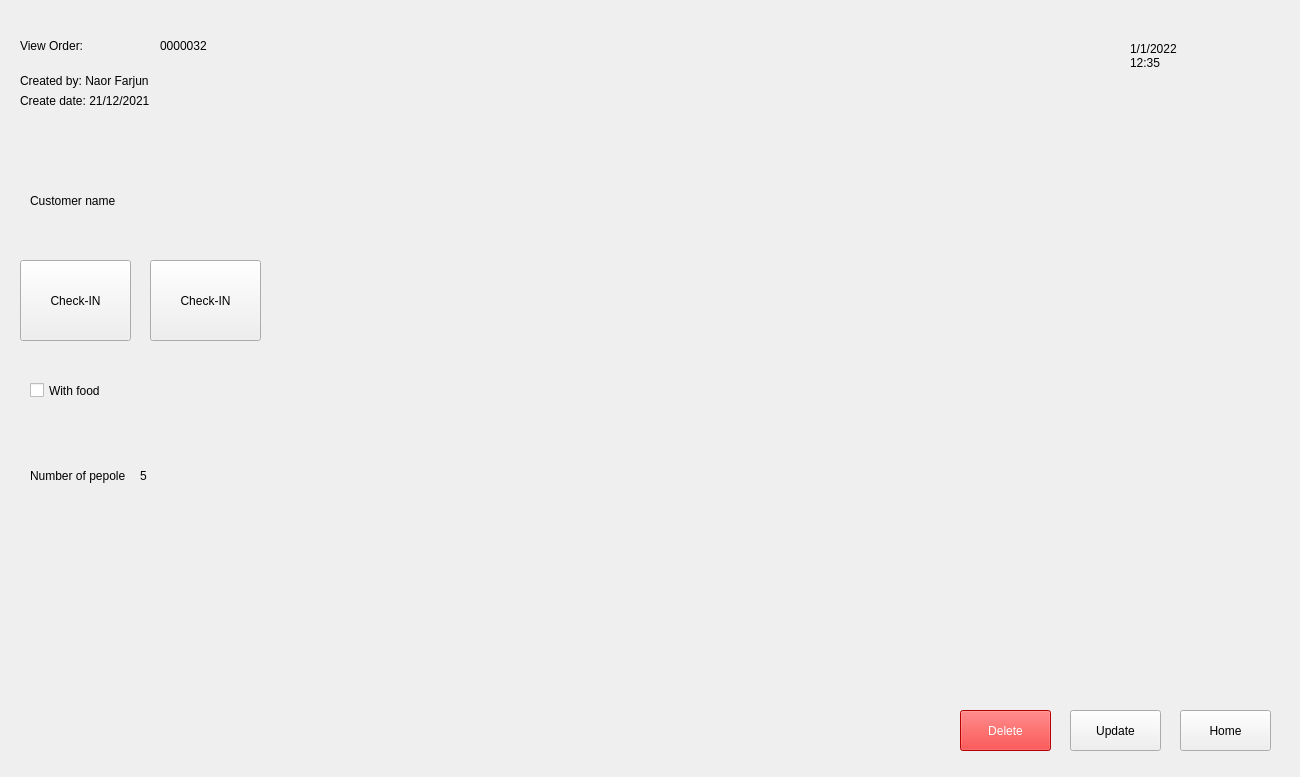
<?xml version="1.0" encoding="UTF-8"?>
<ui version="4.0">
 <class>Form</class>
 <widget class="QWidget" name="Form">
  <property name="geometry">
   <rect>
    <x>0</x>
    <y>0</y>
    <width>1300</width>
    <height>777</height>
   </rect>
  </property>
  <property name="windowTitle">
   <string>Form</string>
  </property>
  <widget class="QLabel" name="label_3">
   <property name="geometry">
    <rect>
     <x>1130</x>
     <y>10</y>
     <width>151</width>
     <height>91</height>
    </rect>
   </property>
   <property name="text">
    <string>1/1/2022
12:35</string>
   </property>
  </widget>
  <widget class="QPushButton" name="pushButton">
   <property name="geometry">
    <rect>
     <x>1180</x>
     <y>710</y>
     <width>91</width>
     <height>41</height>
    </rect>
   </property>
   <property name="text">
    <string>Home</string>
   </property>
  </widget>
  <widget class="QPushButton" name="pushButton_2">
   <property name="geometry">
    <rect>
     <x>1070</x>
     <y>710</y>
     <width>91</width>
     <height>41</height>
    </rect>
   </property>
   <property name="text">
    <string>Update</string>
   </property>
  </widget>
  <widget class="QPushButton" name="pushButton_3">
   <property name="geometry">
    <rect>
     <x>960</x>
     <y>710</y>
     <width>91</width>
     <height>41</height>
    </rect>
   </property>
   <property name="styleSheet">
    <string notr="true">color: rgb(255, 255, 255);
background-color: rgb(255, 0, 0);</string>
   </property>
   <property name="text">
    <string>Delete</string>
   </property>
  </widget>
  <widget class="QLabel" name="label">
   <property name="geometry">
    <rect>
     <x>20</x>
     <y>20</y>
     <width>121</width>
     <height>51</height>
    </rect>
   </property>
   <property name="text">
    <string>View Order:</string>
   </property>
  </widget>
  <widget class="QLabel" name="label_2">
   <property name="geometry">
    <rect>
     <x>160</x>
     <y>20</y>
     <width>81</width>
     <height>51</height>
    </rect>
   </property>
   <property name="text">
    <string>0000032</string>
   </property>
  </widget>
  <widget class="QLabel" name="label_4">
   <property name="geometry">
    <rect>
     <x>20</x>
     <y>70</y>
     <width>201</width>
     <height>21</height>
    </rect>
   </property>
   <property name="text">
    <string>Created by: Naor Farjun</string>
   </property>
  </widget>
  <widget class="QLabel" name="label_5">
   <property name="geometry">
    <rect>
     <x>20</x>
     <y>90</y>
     <width>201</width>
     <height>21</height>
    </rect>
   </property>
   <property name="text">
    <string>Create date: 21/12/2021</string>
   </property>
  </widget>
  <widget class="QPushButton" name="pushButton_4">
   <property name="geometry">
    <rect>
     <x>20</x>
     <y>260</y>
     <width>111</width>
     <height>81</height>
    </rect>
   </property>
   <property name="text">
    <string>Check-IN</string>
   </property>
  </widget>
  <widget class="QPushButton" name="pushButton_5">
   <property name="geometry">
    <rect>
     <x>150</x>
     <y>260</y>
     <width>111</width>
     <height>81</height>
    </rect>
   </property>
   <property name="text">
    <string>Check-IN</string>
   </property>
  </widget>
  <widget class="QLabel" name="label_6">
   <property name="geometry">
    <rect>
     <x>30</x>
     <y>170</y>
     <width>221</width>
     <height>61</height>
    </rect>
   </property>
   <property name="text">
    <string>Customer name</string>
   </property>
  </widget>
  <widget class="QCheckBox" name="checkBox">
   <property name="geometry">
    <rect>
     <x>30</x>
     <y>370</y>
     <width>121</width>
     <height>41</height>
    </rect>
   </property>
   <property name="text">
    <string>With food</string>
   </property>
  </widget>
  <widget class="QLabel" name="label_7">
   <property name="geometry">
    <rect>
     <x>30</x>
     <y>460</y>
     <width>101</width>
     <height>31</height>
    </rect>
   </property>
   <property name="text">
    <string>Number of pepole</string>
   </property>
  </widget>
  <widget class="QLabel" name="label_8">
   <property name="geometry">
    <rect>
     <x>140</x>
     <y>460</y>
     <width>51</width>
     <height>31</height>
    </rect>
   </property>
   <property name="text">
    <string>5</string>
   </property>
  </widget>
 </widget>
 <resources/>
 <connections/>
</ui>
